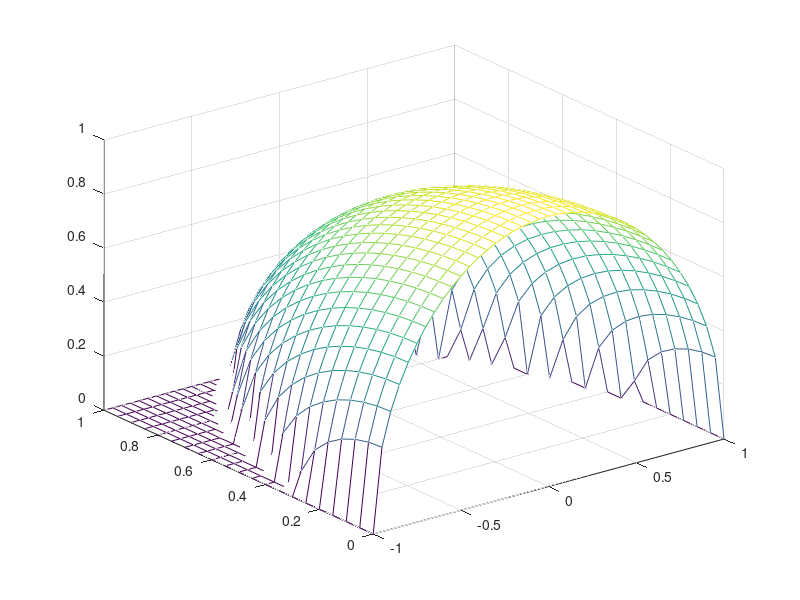

MATLAB code for this plot: (Note: this script raises an error after producing the figure.)
%nm510: the volume of a sphere
x=[-1:0.05:1]; y=[0:0.05:1];
[X,Y]=meshgrid(x,y);
f59=inline('sqrt(max(1-x.*x-y.*y,0))','x','y');
Z=f59(X,Y); %*100;
colormap('gray')
mesh(x,y,Z);  
colormap('default')
a=-1; b=1;
c=0; d=inline('sqrt(max(1-x.*x,0))');
Vt= int2t(f59,a,b,c,d,100,100) %trapezoidal
error=Vt-pi/3
Vs1= int2s(f59,a,b,c,d,100,100) %Simpson
error1=Vs1-pi/3
Vs2= int2s(f59,a,b,c,d,0.01,0.01) %Simpson
error2=Vs2-pi/3
Vg= int2g(f59,a,b,c,d,20,20) %Gauss-Legendre
error=Vg-pi/3
Va= int2a(f59,a,b,c,d,0.0001,100) %Simpson-adaptive_smpson
error=Va-pi/3
